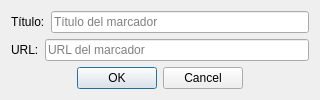
<?xml version="1.0" encoding="UTF-8"?>
<ui version="4.0">
 <class>dlgEditMarcador</class>
 <widget class="QDialog" name="dlgEditMarcador">
  <property name="windowModality">
   <enum>Qt::ApplicationModal</enum>
  </property>
  <property name="geometry">
   <rect>
    <x>0</x>
    <y>0</y>
    <width>320</width>
    <height>97</height>
   </rect>
  </property>
  <property name="windowTitle">
   <string>Editar marcador</string>
  </property>
  <property name="modal">
   <bool>true</bool>
  </property>
  <layout class="QVBoxLayout" name="verticalLayout">
   <item>
    <layout class="QHBoxLayout" name="horizontalLayout">
     <item>
      <widget class="QLabel" name="lblTitulo">
       <property name="text">
        <string>Título:</string>
       </property>
      </widget>
     </item>
     <item>
      <widget class="QLineEdit" name="txtTitulo">
       <property name="placeholderText">
        <string>Título del marcador</string>
       </property>
      </widget>
     </item>
    </layout>
   </item>
   <item>
    <layout class="QHBoxLayout" name="horizontalLayout_2">
     <item>
      <widget class="QLabel" name="lblURL">
       <property name="text">
        <string>URL:</string>
       </property>
      </widget>
     </item>
     <item>
      <widget class="QLineEdit" name="txtURL">
       <property name="placeholderText">
        <string>URL del marcador</string>
       </property>
      </widget>
     </item>
    </layout>
   </item>
   <item>
    <widget class="QDialogButtonBox" name="buttonBox">
     <property name="orientation">
      <enum>Qt::Horizontal</enum>
     </property>
     <property name="standardButtons">
      <set>QDialogButtonBox::Cancel|QDialogButtonBox::Ok</set>
     </property>
     <property name="centerButtons">
      <bool>true</bool>
     </property>
    </widget>
   </item>
  </layout>
 </widget>
 <resources/>
 <connections>
  <connection>
   <sender>buttonBox</sender>
   <signal>accepted()</signal>
   <receiver>dlgEditMarcador</receiver>
   <slot>accept()</slot>
   <hints>
    <hint type="sourcelabel">
     <x>248</x>
     <y>254</y>
    </hint>
    <hint type="destinationlabel">
     <x>157</x>
     <y>274</y>
    </hint>
   </hints>
  </connection>
  <connection>
   <sender>buttonBox</sender>
   <signal>rejected()</signal>
   <receiver>dlgEditMarcador</receiver>
   <slot>reject()</slot>
   <hints>
    <hint type="sourcelabel">
     <x>316</x>
     <y>260</y>
    </hint>
    <hint type="destinationlabel">
     <x>286</x>
     <y>274</y>
    </hint>
   </hints>
  </connection>
 </connections>
</ui>
